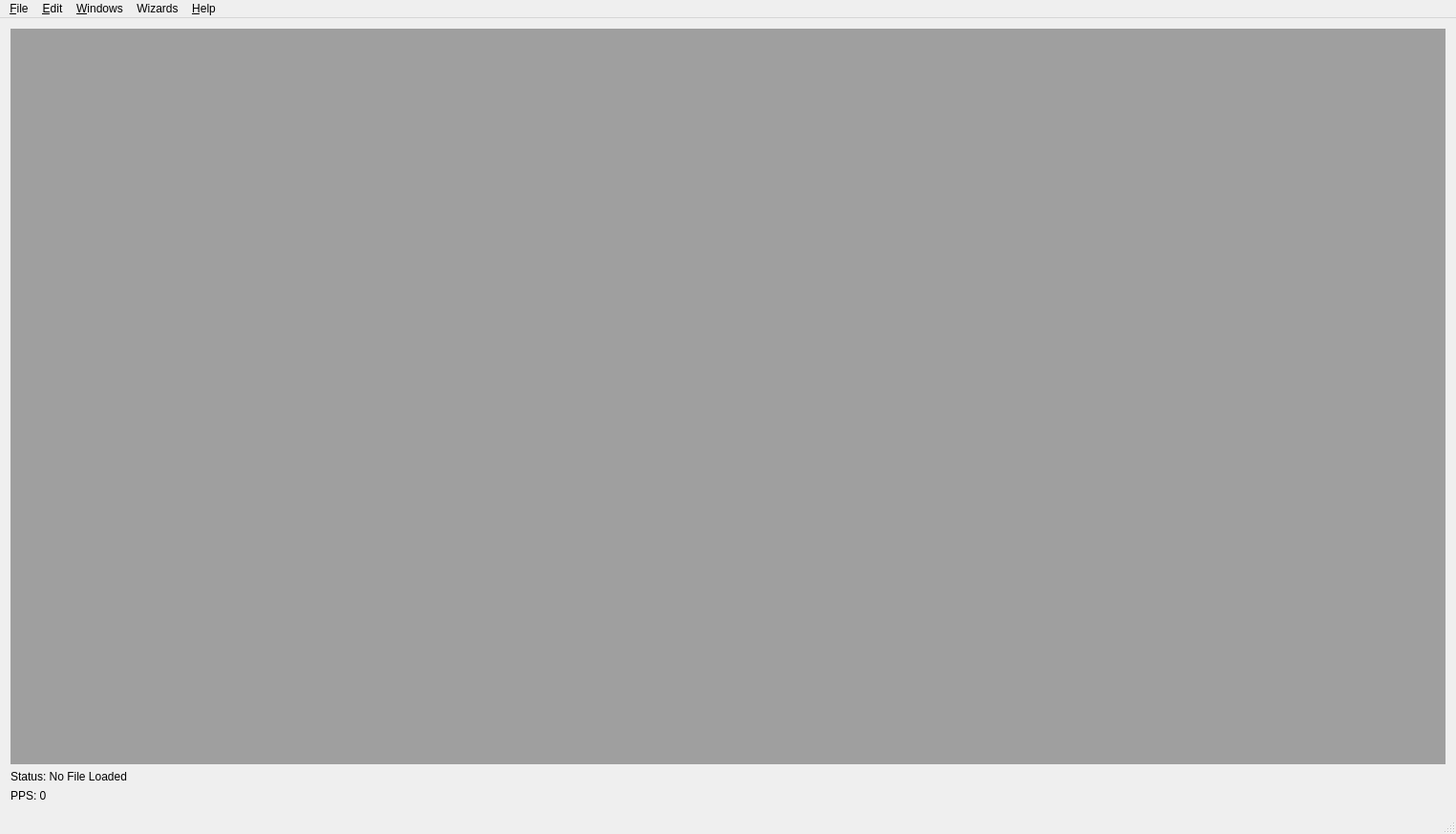
<?xml version="1.0" encoding="UTF-8"?>
<ui version="4.0">
 <class>MainWindow</class>
 <widget class="QMainWindow" name="MainWindow">
  <property name="geometry">
   <rect>
    <x>0</x>
    <y>0</y>
    <width>1525</width>
    <height>873</height>
   </rect>
  </property>
  <property name="windowTitle">
   <string>EMStudio</string>
  </property>
  <widget class="QWidget" name="centralWidget">
   <layout class="QVBoxLayout" name="verticalLayout_2">
    <item>
     <layout class="QVBoxLayout" name="verticalLayout">
      <item>
       <widget class="QMdiArea" name="mdiArea"/>
      </item>
     </layout>
    </item>
    <item>
     <widget class="QLabel" name="statusLabel">
      <property name="text">
       <string>Status: No File Loaded</string>
      </property>
     </widget>
    </item>
    <item>
     <widget class="QLabel" name="ppsLabel">
      <property name="text">
       <string>PPS: 0</string>
      </property>
     </widget>
    </item>
   </layout>
  </widget>
  <widget class="QMenuBar" name="menuBar">
   <property name="geometry">
    <rect>
     <x>0</x>
     <y>0</y>
     <width>1525</width>
     <height>27</height>
    </rect>
   </property>
   <widget class="QMenu" name="menuFile">
    <property name="title">
     <string>&amp;File</string>
    </property>
    <addaction name="actionConnect"/>
    <addaction name="actionDisconnect"/>
    <addaction name="separator"/>
    <addaction name="actionSave_Offline_Data"/>
    <addaction name="actionLoad_Offline_Data"/>
    <addaction name="separator"/>
    <addaction name="actionExit_3"/>
   </widget>
   <widget class="QMenu" name="menuEdit">
    <property name="title">
     <string>&amp;Edit</string>
    </property>
    <addaction name="actionSettings"/>
    <addaction name="actionEnable_Datalogs"/>
    <addaction name="actionDisable_Datalog_Stream"/>
   </widget>
   <widget class="QMenu" name="menuWindows">
    <property name="title">
     <string>&amp;Windows</string>
    </property>
    <addaction name="actionGauges"/>
    <addaction name="actionTables"/>
    <addaction name="actionEMS_Info"/>
    <addaction name="actionFlags"/>
    <addaction name="actionPacket_Status"/>
    <addaction name="actionEMS_Status"/>
    <addaction name="actionInterrogation_Progress"/>
    <addaction name="actionParameter_View"/>
   </widget>
   <widget class="QMenu" name="menuHelp">
    <property name="title">
     <string>&amp;Help</string>
    </property>
    <addaction name="actionAbout"/>
   </widget>
   <widget class="QMenu" name="menuWizards">
    <property name="title">
     <string>Wizards</string>
    </property>
   </widget>
   <addaction name="menuFile"/>
   <addaction name="menuEdit"/>
   <addaction name="menuWindows"/>
   <addaction name="menuWizards"/>
   <addaction name="menuHelp"/>
  </widget>
  <widget class="QStatusBar" name="statusBar"/>
  <action name="actionExit">
   <property name="text">
    <string>Exit</string>
   </property>
  </action>
  <action name="actionConnect">
   <property name="text">
    <string>&amp;Connect</string>
   </property>
  </action>
  <action name="actionExit_2">
   <property name="text">
    <string>Exit</string>
   </property>
  </action>
  <action name="actionDisconnect">
   <property name="text">
    <string>&amp;Disconnect</string>
   </property>
  </action>
  <action name="actionExit_3">
   <property name="text">
    <string>&amp;Exit</string>
   </property>
  </action>
  <action name="actionSettings">
   <property name="text">
    <string>&amp;Settings</string>
   </property>
  </action>
  <action name="actionGauges">
   <property name="text">
    <string>&amp;Gauges</string>
   </property>
  </action>
  <action name="actionTables">
   <property name="text">
    <string>&amp;Numeric Data</string>
   </property>
  </action>
  <action name="actionEMS_Info">
   <property name="text">
    <string>&amp;Tunable Memory</string>
   </property>
  </action>
  <action name="actionFlags">
   <property name="text">
    <string>&amp;Flags</string>
   </property>
  </action>
  <action name="action_Raw_Data">
   <property name="text">
    <string>&amp;Raw Data</string>
   </property>
  </action>
  <action name="actionPacket_Status">
   <property name="text">
    <string>Packet Status</string>
   </property>
  </action>
  <action name="actionAbout">
   <property name="text">
    <string>&amp;About</string>
   </property>
  </action>
  <action name="actionSave_Offline_Data">
   <property name="text">
    <string>Save Tune</string>
   </property>
  </action>
  <action name="actionLoad_Offline_Data">
   <property name="text">
    <string>Load Tune</string>
   </property>
  </action>
  <action name="actionEMS_Status">
   <property name="text">
    <string>EMS Status</string>
   </property>
  </action>
  <action name="actionInterrogation_Progress">
   <property name="text">
    <string>Interrogation Progress</string>
   </property>
  </action>
  <action name="actionEnable_Datalogs">
   <property name="text">
    <string>Enable Datalog Stream</string>
   </property>
  </action>
  <action name="actionDisable_Datalog_Stream">
   <property name="text">
    <string>Disable Datalog Stream</string>
   </property>
  </action>
  <action name="actionParameter_View">
   <property name="text">
    <string>Parameter View</string>
   </property>
  </action>
 </widget>
 <layoutdefault spacing="6" margin="11"/>
 <resources/>
 <connections/>
</ui>
